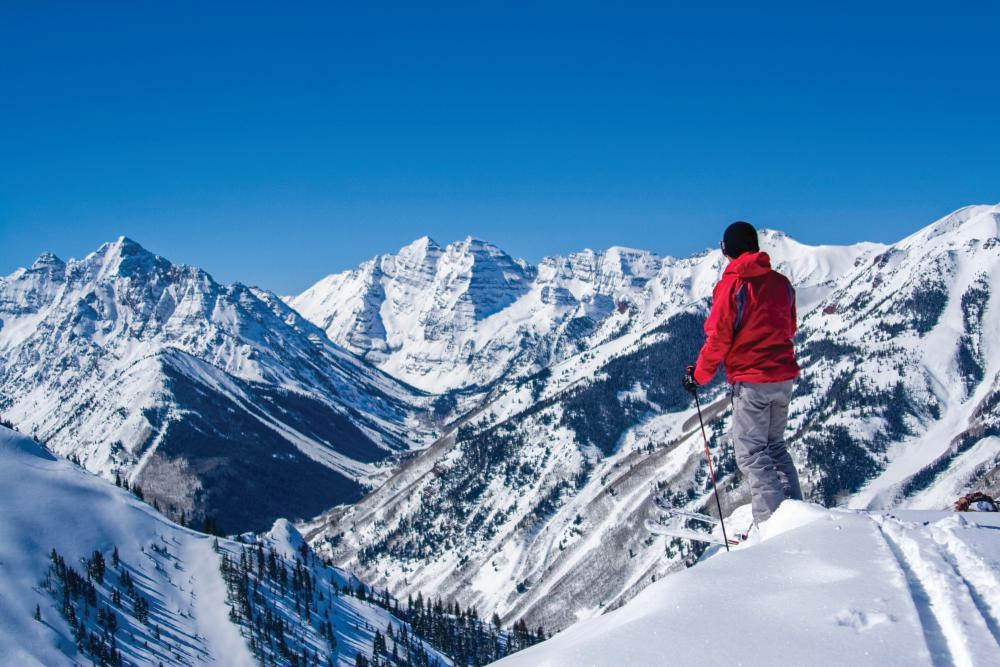
%> input picture MATLAB A Practical Introduction to Programming and Problem Solving Stormy Attaway (2nd Edition)/_Chapter14/Chapter Exercises/SnowMountainAspen.jpg, 1000 x 667 px
$ octave imreadfunction.m   (GNU Octave 9; MATLAB toolbox functions it lacks are replaced by stand-ins)
%> lines starting %> are read from the running program, lines starting %| are printed output that depends on the picture
% MATLAB Script
% Chapter 14 Problem 12

% Imread function for Snow Mountain Aspen picture (JPEG)
im = imread('SnowMountainAspen.jpg');
%> im is the input picture: size 667x1000x3 uint8; mean R, G, B 87.2, 133.7, 175.2

[r c d] = size(im);
%> r = 667; c = 1000; d = 3

% Red, Green, and Blue variables
red = im(:,:,1);
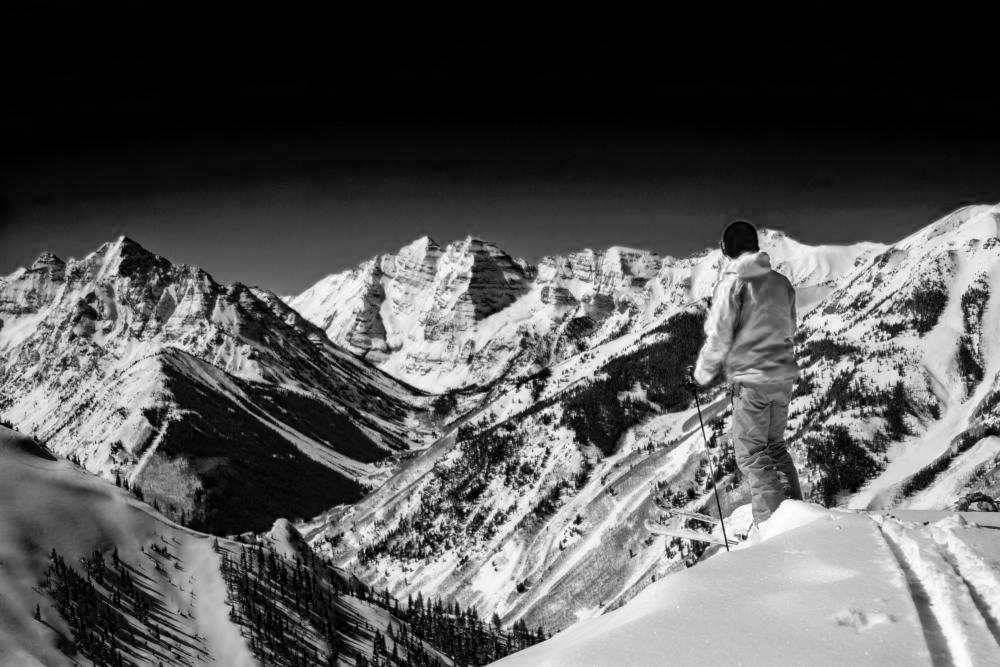
%> red: size 667x1000 uint8; min 0, max 255, mean 87.2
green = im(:,:,2);
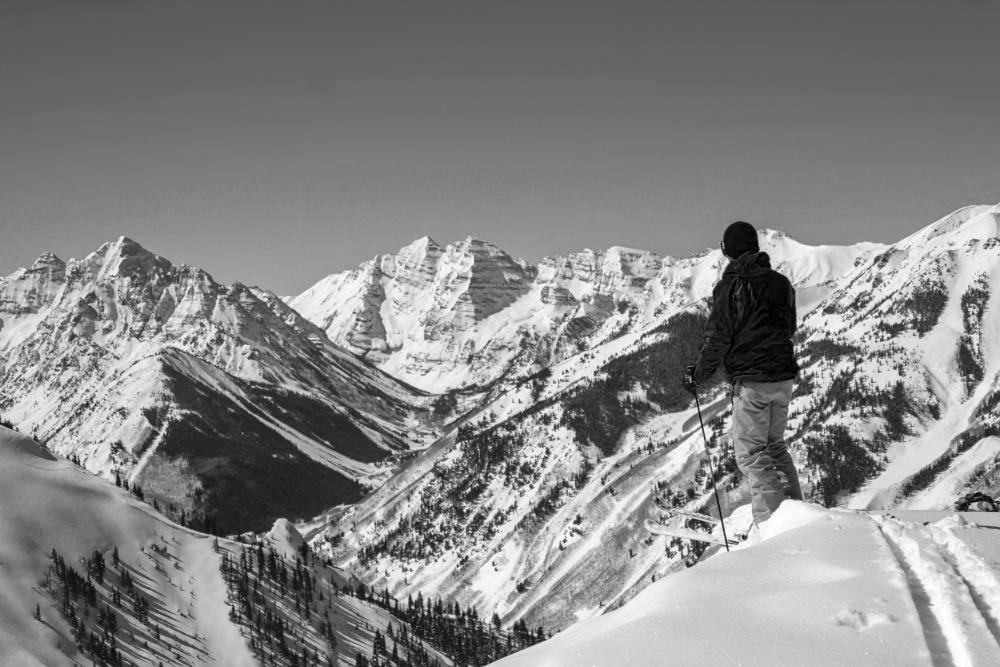
%> green: size 667x1000 uint8; min 0, max 255, mean 133.7
blue = im(:,:,3);
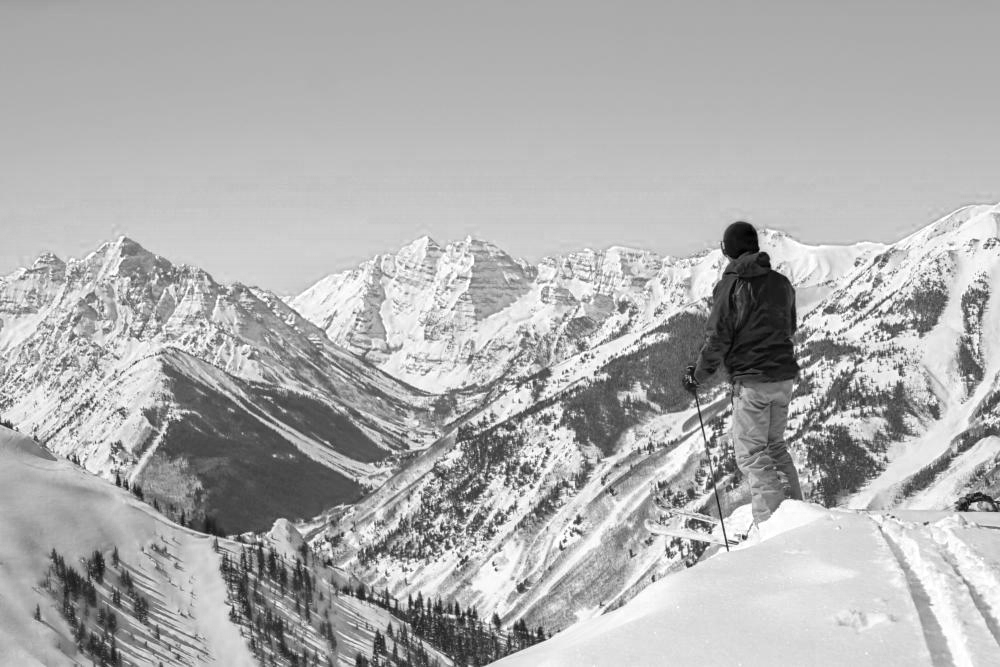
%> blue: size 667x1000 uint8; min 0, max 255, mean 175.2

% Red, Green, and Blue mean
rmean = mean(mean(red));
%> rmean = 87.19
gmean = mean(mean(green));
%> gmean = 133.7
bmean = mean(mean(blue));
%> bmean = 175.2

% Red, Green, and Blue standard deviation
rstd = std(double(reshape(red,1,r*c)));
%> rstd = 81.63
gstd = std(double(reshape(green,1,r*c)));
%> gstd = 55.18
bstd = std(double(reshape(blue,1,r*c)));
%> bstd = 47.97

fprintf('The mean of the red pixels is %.2f ',rmean)
fprintf('with a standard deviation of %.2f\n',rstd)
%| The mean of the red pixels is 87.19 with a standard deviation of 81.63
fprintf('The mean of the green pixels is %.2f ',gmean)
fprintf('with a standard deviation of %.2f\n',gstd)
%| The mean of the green pixels is 133.68 with a standard deviation of 55.18
fprintf('The mean of the blue pixels is %.2f ',bmean)
fprintf('with a standard deviation of %.2f\n',bstd)
%| The mean of the blue pixels is 175.18 with a standard deviation of 47.97
